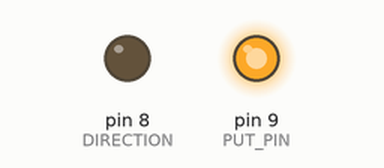
This sketch was run on a simulated Arduino Uno, built with avr-gcc and run on an emulated ATmega328P. Shown: output pins drawn as LEDs (lit = HIGH).

Above: at 5.1 s.
At 17.3 s:
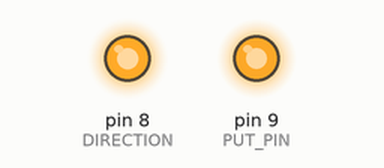
At 23.4 s:
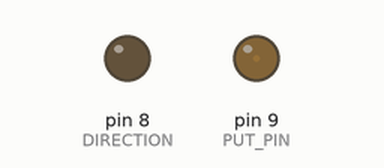
At 35.6 s:
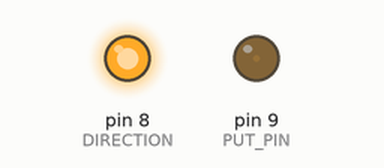
Timing chart, 0 to 40.0 s (numbered marks = the images above):
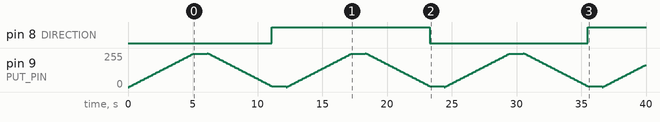

The sketch:

PWM_Hbridge.ino
```cpp
#define PUT_PIN 9
#define DIRECTION 8

int speed = 0; // how bright the LED is
int step = 5; // how many points to fade

void setup()
{
  pinMode(PUT_PIN, OUTPUT);
  pinMode(DIRECTION, OUTPUT);
}

void loop()
{
  analogWrite(PUT_PIN, speed);
  speed = speed + step;
  if (speed == 0 || speed == 255) {
    step = -step ;
    if(speed == 0)
      digitalWrite(DIRECTION,!digitalRead(DIRECTION));
    delay(1000);
  }
  delay(100);
}
```

Measured:
- by itself, pin 8 (DIRECTION): LOW → HIGH at 11.1 s, → LOW 12.2 s later, → HIGH 12.2 s later
